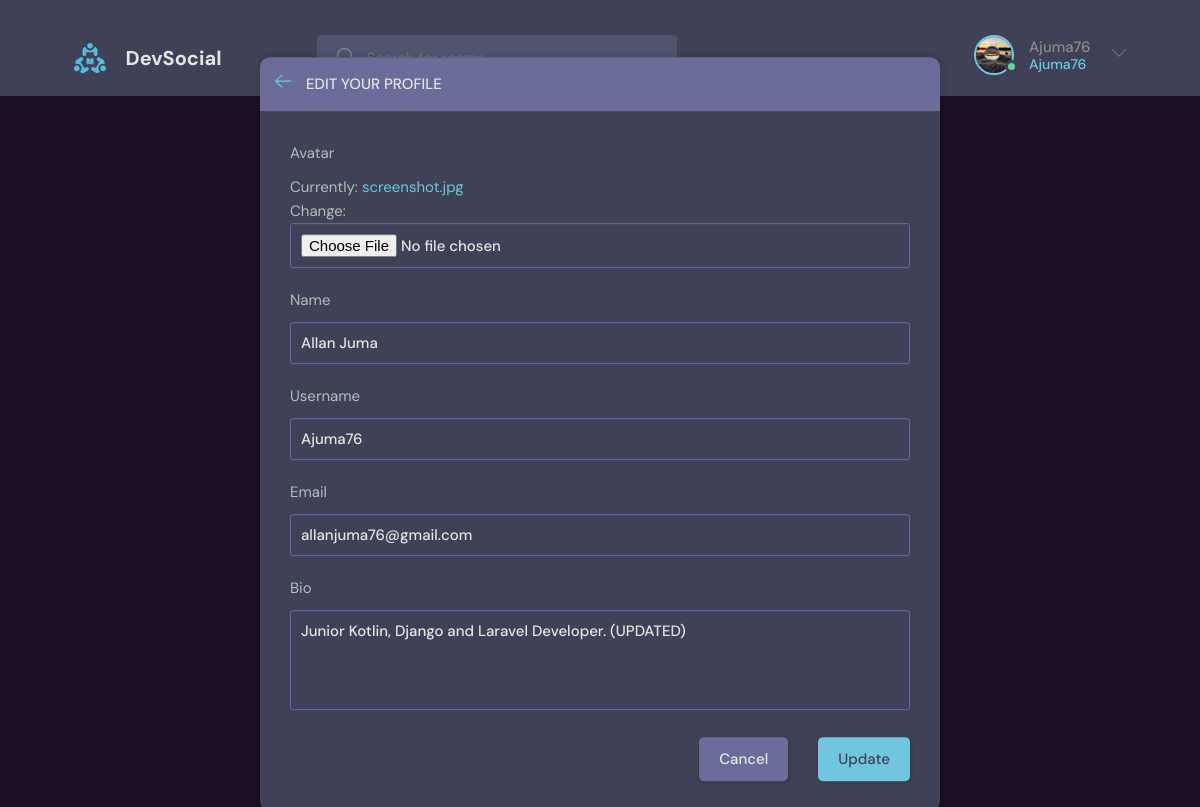
Page /update_user/ (signed in) on the committed database.
### base/models.py (models this page shows)
class User(AbstractUser):
    name = models.CharField(max_length=200, null=True)
    email = models.EmailField(unique=True, null=True)
    bio = models.TextField(null=True)
    avatar = models.ImageField(null=True, default="avatar.svg")
    USERNAME_FIELD  = 'email'
    REQUIRED_FIELDS = []

### base/views.py (the view)
# urls.py: path('update_user/', views.updateUser, name='update_user'),
@login_required(login_url='login')
def updateUser(request):
   user = request.user
   form = UserForm(instance=user)
   if request.method == 'POST':
      form = UserForm(request.POST, request.FILES,instance=user)
      if form.is_valid():
         form.save()
         return redirect('user_profile', pk=user.id)
   context = {'form':form}
   return render(request, 'base/update_user.html', context)

### base/forms.py
class UserForm(ModelForm):
    class Meta:
        model = User
        fields = ['avatar', 'name','username', 'email', 'bio']

### templates/base/update_user.html (shortened to what this page needs)
{% extends 'base/main.html' %}
{% block content %}
    <main class="update-account layout">
        <div class="container">
            <div class="layout__box">
                <div class="layout__boxHeader">
                    <div class="layout__boxTitle">
                        <a href="{{request.META.HTTP_REFERER}}">
                            <svg version="1.1" xmlns="http://www.w3.org/2000/svg" width="32" height="32"
                                viewBox="0 0 32 32">
                                <title>arrow-left</title>
                                <path
                                    d="M13.723 2.286l-13.723 13.714 13.719 13.714 1.616-1.611-10.96-10.96h27.625v-2.286h-27.625l10.965-10.965-1.616-1.607z">
                                </path>
                            </svg>
                        </a>
                        <h3>Edit your profile</h3>
                    </div>
                </div>
                <div class="layout__body">
                    <form class="form" action="#" method="post" enctype="multipart/form-data">
                      {% for field in form %}
                        <div class="form__group">
                            <label for="profile_pic">{{field.label}}</label>
                            {{field}}
                        </div>
                      {% endfor %}
                        <div class="form__action">
                            <a class="btn btn--dark" href="index.html">Cancel</a>
                            <button class="btn btn--main" type="submit">Update</button>
                        </div>
                    </form>
                </div>
            </div>
        </div>
    </main>
    {% endblock content %}

### templates/base/navbar.html (shortened to what this page needs)
{% load static %}
<header class="header header--loggedIn">
    <div class="container">
      <a href="{% url 'home' %}" class="header__logo">
        <img src="{% static 'images/logo.svg' %}" />
        <h1>DevSocial</h1>
      </a>
      <form class="header__search" method="get" action="{% url 'home' %}">
        <label>
        </label>
      </form>
      <nav class="header__menu">
        {% if request.user.is_authenticated %}
        <div class="header__user">
            <a href="{% url 'user_profile' user.id %}">
                   <div class="avatar avatar--medium active">
                   <img src="{{request.user.avatar.url}}" />
                 </div>
                <p>{{request.user.username}}<span>{{request.user.username}}</span></p>
                </a>
                <button class="dropdown-button">
                <svg version="1.1" xmlns="http://www.w3.org/2000/svg" width="32" height="32" viewBox="0 0 32 32">
                <title>chevron-down</title>
                <path d="M16 21l-13-13h-3l16 16 16-16h-3l-13 13z"></path>
                 </svg>
            </button>
         </div>
         {% else %}
            <a href="{% url 'login' %}">
                <img src="{% static 'images/avatar.svg' %}" />
                <p>Login</p>
            </a>
        {% endif %}
      </nav>
    </div>
  </header>

### static/styles/style.css (style rules this page uses)
:root { --color-main: #71c6dd; --color-main-light: #e1f6fb; --color-dark: #3f4156; --color-dark-medium: #51546e; --color-dark-light: #696d97; --color-light: #e5e5e5; --color-gray: #8b8b8b; --color-light-gray: #b2bdbd; --color-bg: #2d2d39; --color-success: #5dd693; --color-error: #fc4b0b; }
* { font-family: "DM Sans", -apple-system, BlinkMacSystemFont, "Segoe UI", Roboto, Oxygen, Ubuntu, Cantarell, "Open Sans", "Helvetica Neue", sans-serif; margin: 0; padding: 0; box-sizing: border-box; text-rendering: optimizeLegibility; font-size: inherit; }
html { font-size: 56.25%; }
@media only screen and (min-width: 1200px) { html { font-size: 62.5%; } }
body { line-height: 1.6; font-weight: 400; font-size: 1.5rem; color: var(--color-light-gray); background-color: var(--color-bg); min-height: 100vh; background-color: #1b1025; }
img { width: 100%; }
a { display: inline-block; color: var(--color-main); text-decoration: none; }
.container { max-width: 120rem; width: 90%; margin: auto; padding-top: 20px; }
.btn { background-color: transparent; border: none; display: inline-flex; align-items: center; gap: 1rem; cursor: pointer; transition: all ease-in-out 0.3s; padding: 1rem 2rem; border-radius: 5px; box-shadow: 1px 1px 3px 1px rgba(0, 0, 0, 0.15); font-weight: 500; }
.btn--main { background-color: var(--color-main); color: var(--color-dark); }
.btn--dark { background-color: var(--color-dark-light); color: var(--color-light); }
.avatar { position: relative; display: inline-block; border-radius: 50%; border: 2px solid var(--color-main); }
.avatar img { display: block; border-radius: 50%; object-fit: cover; object-position: center; }
.avatar::after { content: ""; display: block; position: absolute; background-color: var(--color-gray); z-index: 111; border-radius: 50%; border: 0.3rem solid var(--color-dark); }
.avatar.active::after { background-color: var(--color-success); }
.avatar.avatar--medium img { width: 3.6rem; height: 3.6rem; border-radius: 50%; }
.avatar.avatar--medium:after { width: 0.7rem; height: 0.7rem; bottom: 0px; right: -6px; }
.header { padding: 1.5rem; background-color: var(--color-dark); }
.header > .container { display: flex; gap: 9.5rem; }
.header__logo, .header__user { display: flex; gap: 2rem; align-items: center; }
.header__logo > img { height: 3.2rem; width: 3.2rem; }
.header__logo > h1 { font-weight: 700; font-size: 2rem; color: var(--color-light); }
.header__search > label { background-color: var(--color-dark-medium); padding: 1.3rem 1rem; display: flex; align-items: center; gap: 1rem; border-radius: 4px; }
.header__menu { margin-left: auto; position: relative; }
.header__menu a { display: flex; gap: 1.5rem; align-items: center; font-weight: 500; text-decoration: none; color: var(--color-gray); }
.header__menu img { height: 3.6rem; }
.header__menu p { line-height: 1.2; }
.header__menu span { color: var(--color-main); font-weight: 500; font-size: 1.4rem; display: block; }
.header__menu svg { width: 1.6rem; height: 1.6rem; fill: var(--color-dark-light); }
.dropdown-button { background: transparent; border: 0; outline: 0; cursor: pointer; }
.layout { margin-top: 2.4rem; }
.layout > .container { display: flex; justify-content: space-between; align-items: flex-start; }
.layout__box { width: 90%; max-width: 48rem; min-height: 40rem; position: absolute; top: 50%; left: 50%; transform: translate(-50%, -46%); background-color: var(--color-dark); border-radius: 1rem; box-shadow: 1px 1px 6px 3px rgba(0, 0, 0, 0.1); overflow: hidden; }
.layout__boxHeader { display: flex; padding: 1.5rem; background-color: var(--color-dark-light); }
.layout__boxTitle { display: flex; gap: 1.5rem; align-items: center; }
.layout__boxTitle h3 { text-transform: uppercase; font-weight: 500; color: var(--color-light); }
.layout__boxTitle svg { width: 1.6rem; height: 1.6rem; fill: var(--color-main); }
.layout__body { margin: 3rem; }
.form__group { margin-bottom: 2rem; width: 100%; }
.form__group label { display: block; font-size: 1.5rem; margin-bottom: 1rem; }
.form__group input, .form__group textarea, .form__group select { background: transparent; border: 1px solid var(--color-dark-light); padding: 1rem; border-radius: 3px; width: 100%; color: var(--color-light); font-weight: 500; outline: none; }
.form__group textarea { background: transparent; height: 10rem; resize: none; }
.form__action { display: flex; justify-content: flex-end; gap: 3rem; }
.update-account.layout .layout__box { max-width: 68rem; }

### rows in the picture
User: user.avatar (picture), user.username "Ajuma76", form "Allan Juma" "Ajuma76" "allanjuma76@gmail.com" "Junior Kotlin, Django and Laravel Developer. (UPDATED)"

### other values in the picture
{{ field.label }} "Avatar" "Name" "Username" "Email" "Bio"
